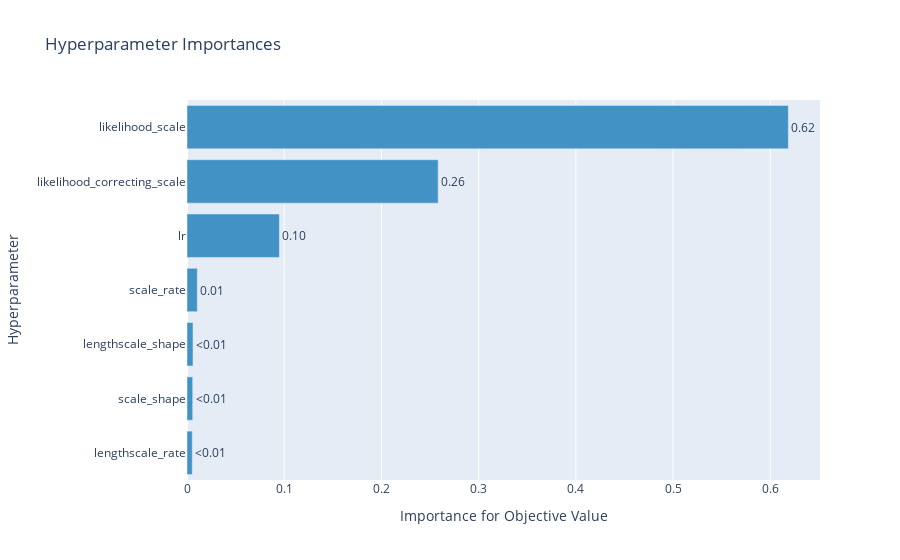

The code cell stored with this chart in its notebook:
### Code cell
plot_param_importances(study)

### Figure 1 — Plotly figure (JSON) as saved in the notebook; plotly's stock layout.template omitted (floating-point values rounded to 4 significant figures)
{"data": [{"cliponaxis": false, "hovertemplate": ["lengthscale_rate (FloatDistribution): 0.005401037770749459<extra></extra>", "scale_shape (FloatDistribution): 0.005850490773395948<extra></extra>", "lengthscale_shape (FloatDistribution): 0.006172871316898247<extra></extra>", "scale_rate (FloatDistribution): 0.010616224918378948<extra></extra>", "lr (FloatDistribution): 0.09503593936935896<extra></extra>", "likelihood_correcting_scale (FloatDistribution): 0.2583507751101116<extra></extra>", "likelihood_scale (FloatDistribution): 0.6185726607411068<extra></extra>"], "marker": {"color": "rgb(66,146,198)"}, "orientation": "h", "text": ["<0.01", "<0.01", "<0.01", "0.01", "0.10", "0.26", "0.62"], "textposition": "outside", "type": "bar", "x": [0.005401, 0.00585, 0.006173, 0.01062, 0.09504, 0.2584, 0.6186], "y": ["lengthscale_rate", "scale_shape", "lengthscale_shape", "scale_rate", "lr", "likelihood_correcting_scale", "likelihood_scale"]}], "layout": {"showlegend": false, "title": {"text": "Hyperparameter Importances"}, "xaxis": {"title": {"text": "Importance for Objective Value"}}, "yaxis": {"title": {"text": "Hyperparameter"}}}}
